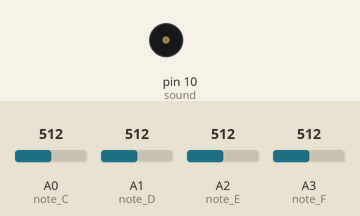
Recording of a sketch running on a simulated Arduino Uno, built with avr-gcc and run on an emulated ATmega328P. On the bench: buzzer (waves = sounding). The inputs (shaded band) are chosen by the test bench; at power-on: A0 (note_C) = 512, A1 (note_D) = 512, A2 (note_E) = 512, A3 (note_F) = 512.

Above: at 1.2 s.
1.3 s: A0 (note_C) set to 743
2.8 s: A0 (note_C) set to 764
At 3.6 s:
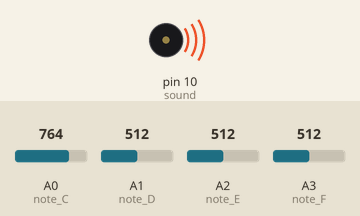
Timing chart, 0 to 5.8 s (numbered marks = the images above; inputs shaded):
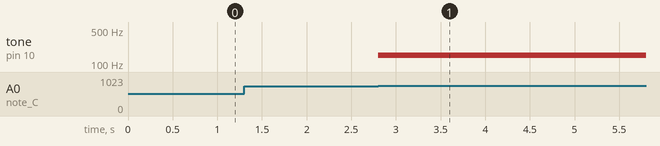

The sketch:

laserPianoArduinoCode.ino
```cpp
//input pins (analog) of the LDR
int note_C = A0;
int note_D = A1;
int note_E = A2;
int note_F = A3;

//output pins
int sound = 10;

//the value of light intensity on LDR is recorded on these variables
int buttonstate_C = 0;
int buttonstate_D = 0;
int buttonstate_E = 0;
int buttonstate_F = 0;

//the frequency of voice notes to be used on note C,D,E and F respectively
int tones[] = {150, 1000, 1519, 2000};
int toner = 0;

void setup()
{
  //setting the arduino pins used for LDR as input
  pinMode(note_C, INPUT);
  pinMode(note_D, INPUT);
  pinMode(note_E, INPUT);
  pinMode(note_F, INPUT);

  //setting the arduino pin for buzzer as output
  pinMode(sound, OUTPUT);
  Serial.begin(9600);
}

void loop()
{

/*int  sensorValue = analogRead(note_D); // read the value from the sensor
Serial.println(sensorValue); //prints the values coming from the sensor on the screen
delay(100);*/

  //reading the amount of light intensity on each LDR
  buttonstate_C = analogRead(note_C);
  buttonstate_D = analogRead(note_D);
  buttonstate_E = analogRead(note_E);
  buttonstate_F = analogRead(note_F);

  //conditions for if finger passes through any lazer
  if(buttonstate_C >= 750 && buttonstate_C <= 850){
    toner = tones[0];
    tone(sound,toner,200);//pin num, freq, delay

  }

  if(buttonstate_D >= 780 && buttonstate_D <= 800){
    toner = tones[1];
    tone(sound,toner,200);

  }

  if(buttonstate_E >= 750 && buttonstate_E <= 850){
    toner = tones[2];
    tone(sound,toner,200);

  }

  if(buttonstate_F >= 750 && buttonstate_F <= 840){
    toner = tones[3];
    tone(sound,toner,200);

  }


}
```

Measured:
- the behaviour switches between 749 and 750 on A0 (note_C) (found by bisection; images 0 and 1)
- after the input at 1.3 s, every drawn part: stays the same
- after the input at 2.8 s, tone on pin 10 (sound): silent → 150 Hz at once
